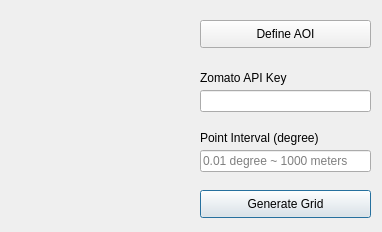
<?xml version="1.0" encoding="UTF-8"?>
<ui version="4.0">
 <class>ZomatoNightlifeMapperDialogBase</class>
 <widget class="QDialog" name="ZomatoNightlifeMapperDialogBase">
  <property name="geometry">
   <rect>
    <x>0</x>
    <y>0</y>
    <width>382</width>
    <height>232</height>
   </rect>
  </property>
  <property name="windowTitle">
   <string>Zomato Nightlife Mapper</string>
  </property>
  <widget class="QLabel" name="label">
   <property name="geometry">
    <rect>
     <x>20</x>
     <y>40</y>
     <width>151</width>
     <height>151</height>
    </rect>
   </property>
   <property name="text">
    <string/>
   </property>
   <property name="pixmap">
    <pixmap>:/plugins/ZomatoNightlifeMapper/logo.png</pixmap>
   </property>
  </widget>
  <widget class="QLabel" name="label_2">
   <property name="geometry">
    <rect>
     <x>200</x>
     <y>130</y>
     <width>141</width>
     <height>16</height>
    </rect>
   </property>
   <property name="text">
    <string>Point Interval (degree)</string>
   </property>
  </widget>
  <widget class="QLabel" name="label_3">
   <property name="geometry">
    <rect>
     <x>200</x>
     <y>70</y>
     <width>101</width>
     <height>16</height>
    </rect>
   </property>
   <property name="text">
    <string>Zomato API Key</string>
   </property>
  </widget>
  <widget class="QPushButton" name="pushButton_grid">
   <property name="geometry">
    <rect>
     <x>200</x>
     <y>190</y>
     <width>171</width>
     <height>28</height>
    </rect>
   </property>
   <property name="text">
    <string>Generate Grid</string>
   </property>
  </widget>
  <widget class="QPushButton" name="pushButton_aoi">
   <property name="geometry">
    <rect>
     <x>200</x>
     <y>20</y>
     <width>171</width>
     <height>28</height>
    </rect>
   </property>
   <property name="text">
    <string>Define AOI</string>
   </property>
  </widget>
  <widget class="QLineEdit" name="lineEdit_apikey">
   <property name="geometry">
    <rect>
     <x>200</x>
     <y>90</y>
     <width>171</width>
     <height>22</height>
    </rect>
   </property>
  </widget>
  <widget class="QLineEdit" name="lineEdit_interval">
   <property name="geometry">
    <rect>
     <x>200</x>
     <y>150</y>
     <width>171</width>
     <height>22</height>
    </rect>
   </property>
   <property name="placeholderText">
    <string>0.01 degree ~ 1000 meters</string>
   </property>
  </widget>
 </widget>
 <resources/>
 <connections/>
</ui>
